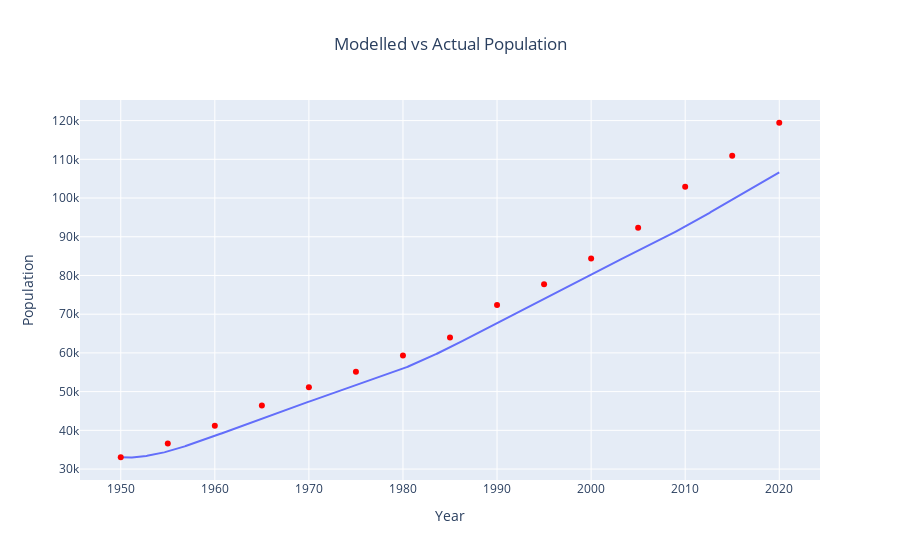

The cell this chart's notebook holds for it:
### Code cell
fig2_1 = px.line(
    derived_df_0,
    x=derived_df_0.index,
    y="total_population",
)
fig2_2 = px.scatter(total_pop, x="year", y="sum")
fig2_2.update_traces(marker=dict(color="red"))
fig2_3 = go.Figure(
    data=fig2_1.data + fig2_2.data,
)
fig2_3.update_layout(
    title="Modelled vs Actual Population", title_x=0.5, xaxis_title="Year", yaxis_title="Population"
)
fig2_3.show()

### Figure 1 — Plotly figure (JSON) as saved in the notebook; plotly's stock layout.template omitted (floating-point values rounded to 4 significant figures; data arrays with more than 128 entries replaced by an {"elided": "..."} marker saying what was removed)
{"data": [{"hovertemplate": "index=%{x}<br>total_population=%{y}<extra></extra>", "legendgroup": "", "line": {"color": "#636efa", "dash": "solid"}, "marker": {"symbol": "circle"}, "mode": "lines", "name": "", "orientation": "v", "showlegend": false, "type": "scatter", "x": {"elided": "701 float values"}, "xaxis": "x", "y": {"elided": "701 float values"}, "yaxis": "y"}, {"hovertemplate": "year=%{x}<br>sum=%{y}<extra></extra>", "legendgroup": "", "marker": {"color": "red", "symbol": "circle"}, "mode": "markers", "name": "", "orientation": "v", "showlegend": false, "type": "scatter", "x": [1950, 1955, 1960, 1965, 1970, 1975, 1980, 1985, 1990, 1995, 2000, 2005, 2010, 2015, 2020], "xaxis": "x", "y": [33048, 36573, 41202, 46429, 51151, 55114, 59301, 63986, 72400, 77723, 84396, 92325, 102927, 110929, 119447], "yaxis": "y"}], "layout": {"title": {"text": "Modelled vs Actual Population", "x": 0.5}, "xaxis": {"title": {"text": "Year"}}, "yaxis": {"title": {"text": "Population"}}}}
